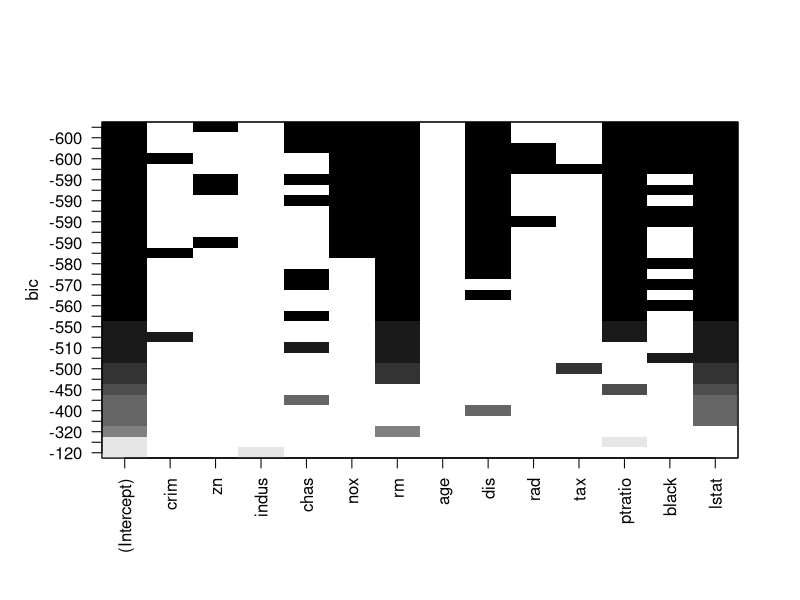

The R source for this figure:
## ---- chunk 1
knitr::opts_chunk$set(echo = TRUE)
## ---- chunk 2
height.f <- c(150, 160, 170, 180, 190)
height.s <- c(176, 179, 182, 181, 185)
height <- data.frame(father = height.f, son= height.s)
fit <- lm(son ~ father, data=height)

print(paste("회귀분석 결과 상수항과 회귀계수는 각각 (", format(fit$coefficients[1], digits=4),
            ",", format(fit$coefficients[2], digits=4), ") 이므로 아버지의 키가 165일때 아들의 키는", 
            165*fit$coefficients[2]+fit$coefficients[1], "이다."))
## ---- chunk 3
x <- c(100, 200, 300, 400, 500)
y <- c(30, 70, 85, 140, 197)
xy <- data.frame(월소득 = x, 카드사용량= y)
fit2 <- lm(카드사용량 ~ 월소득, data=xy)

print(paste("회귀분석 결과 상수항과 회귀계수는 각각 (", format(fit2$coefficients[1], digits=4),
            ",", format(fit2$coefficients[2], digits=4), ") 이므로 월 소득이 250만원일 때 신용카드 사용량은", 
            250*fit2$coefficients[2]+fit2$coefficients[1], "이다."))
## ---- chunk 4
fit3 <- lm(mtcars$hp ~ mtcars$disp, data=mtcars)

print(paste("배기량(disp)에 따른 마력(hp)의 회귀식은",
            "[ 마력(hp) = ", format(fit2$coefficients[2], digits=4), "* 배기량(disp) +",
            format(fit2$coefficients[1], digits=4), "] 이다."))
## ---- chunk 5
library(MASS)
str(Boston)
head(Boston)
library(leaps)

subsets <- regsubsets(medv ~ ., data=Boston,
                      method='seqrep', nbest=4)
subsets <- regsubsets(medv ~ ., data=Boston,
                      method='exhaustive', nbest=4)

plot(subsets)
fit <- lm(medv ~ zn + chas + nox + rm + dis + ptratio + black + lstat, data=Boston)
summary(fit)
